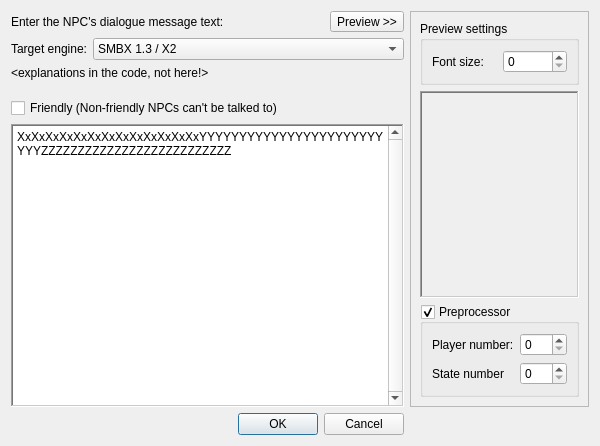
<?xml version="1.0" encoding="UTF-8"?>
<ui version="4.0">
 <class>ItemMsgBox</class>
 <widget class="QDialog" name="ItemMsgBox">
  <property name="geometry">
   <rect>
    <x>0</x>
    <y>0</y>
    <width>600</width>
    <height>446</height>
   </rect>
  </property>
  <property name="sizePolicy">
   <sizepolicy hsizetype="MinimumExpanding" vsizetype="Minimum">
    <horstretch>0</horstretch>
    <verstretch>0</verstretch>
   </sizepolicy>
  </property>
  <property name="windowTitle">
   <string>Set message box</string>
  </property>
  <property name="windowIcon">
   <iconset resource="../../../_resources/toolbar/toolbar.qrc">
    <normaloff>:/toolbar/dock/coin.png</normaloff>:/toolbar/dock/coin.png</iconset>
  </property>
  <layout class="QGridLayout" name="dialogueLayout">
   <item row="4" column="0" colspan="2">
    <widget class="QCheckBox" name="checkFriendly">
     <property name="text">
      <string>Friendly (Non-friendly NPCs can't be talked to)</string>
     </property>
    </widget>
   </item>
   <item row="5" column="0" colspan="2">
    <widget class="QPlainTextEdit" name="msgTextBox">
     <property name="whatsThis">
      <string>This is a message, what will be displayed if player will do talk with this NPC or will be requested by the event.

Note: All quotes and new-line characters will be removed.</string>
     </property>
     <property name="frameShape">
      <enum>QFrame::WinPanel</enum>
     </property>
     <property name="frameShadow">
      <enum>QFrame::Sunken</enum>
     </property>
     <property name="lineWidth">
      <number>2</number>
     </property>
     <property name="verticalScrollBarPolicy">
      <enum>Qt::ScrollBarAlwaysOn</enum>
     </property>
     <property name="horizontalScrollBarPolicy">
      <enum>Qt::ScrollBarAlwaysOff</enum>
     </property>
     <property name="undoRedoEnabled">
      <bool>true</bool>
     </property>
     <property name="plainText">
      <string notr="true">XxXxXxXxXxXxXxXxXxXxXxXxXxYYYYYYYYYYYYYYYYYYYYYYYYYYZZZZZZZZZZZZZZZZZZZZZZZZZZ</string>
     </property>
    </widget>
   </item>
   <item row="0" column="2" rowspan="6">
    <widget class="QFrame" name="previewArea">
     <property name="sizePolicy">
      <sizepolicy hsizetype="Maximum" vsizetype="Minimum">
       <horstretch>0</horstretch>
       <verstretch>0</verstretch>
      </sizepolicy>
     </property>
     <property name="minimumSize">
      <size>
       <width>0</width>
       <height>32</height>
      </size>
     </property>
     <property name="frameShape">
      <enum>QFrame::StyledPanel</enum>
     </property>
     <property name="frameShadow">
      <enum>QFrame::Raised</enum>
     </property>
     <layout class="QGridLayout" name="gridLayout_2">
      <item row="1" column="0">
       <widget class="QFrame" name="previewFrameBox">
        <property name="frameShape">
         <enum>QFrame::WinPanel</enum>
        </property>
        <property name="frameShadow">
         <enum>QFrame::Sunken</enum>
        </property>
        <property name="lineWidth">
         <number>3</number>
        </property>
        <layout class="QVBoxLayout" name="verticalLayout">
         <property name="spacing">
          <number>0</number>
         </property>
         <property name="leftMargin">
          <number>0</number>
         </property>
         <property name="topMargin">
          <number>0</number>
         </property>
         <property name="rightMargin">
          <number>0</number>
         </property>
         <property name="bottomMargin">
          <number>0</number>
         </property>
         <item>
          <widget class="MsgBoxPreview" name="previewBox" native="true">
           <property name="sizePolicy">
            <sizepolicy hsizetype="MinimumExpanding" vsizetype="MinimumExpanding">
             <horstretch>0</horstretch>
             <verstretch>0</verstretch>
            </sizepolicy>
           </property>
           <property name="minimumSize">
            <size>
             <width>0</width>
             <height>144</height>
            </size>
           </property>
          </widget>
         </item>
        </layout>
       </widget>
      </item>
      <item row="0" column="0">
       <widget class="QGroupBox" name="groupBox">
        <property name="minimumSize">
         <size>
          <width>0</width>
          <height>63</height>
         </size>
        </property>
        <property name="title">
         <string>Preview settings</string>
        </property>
        <layout class="QGridLayout" name="gridLayout_3" columnstretch="0,0">
         <item row="0" column="0">
          <widget class="QLabel" name="label_2">
           <property name="text">
            <string>Font size:</string>
           </property>
          </widget>
         </item>
         <item row="0" column="1">
          <widget class="QSpinBox" name="previewFont">
           <property name="sizePolicy">
            <sizepolicy hsizetype="Minimum" vsizetype="Fixed">
             <horstretch>0</horstretch>
             <verstretch>0</verstretch>
            </sizepolicy>
           </property>
           <property name="toolTip">
            <string>Defines the size of the font in this preview.

This field does NOT affects the result shown in the game itself,
it's only used for the preview convenience in this dialogue.</string>
           </property>
           <property name="maximum">
            <number>10000</number>
           </property>
          </widget>
         </item>
        </layout>
       </widget>
      </item>
      <item row="2" column="0">
       <widget class="QGroupBox" name="previewMacrosGroup">
        <property name="toolTip">
         <string>Preprocessor is the sepecial feature of TheXTech engine since the version 1.3.6.1 which allows
you to make the message box being different depending on various factors, for example,
depending on which playable character is used.</string>
        </property>
        <property name="title">
         <string>Preprocessor</string>
        </property>
        <property name="checkable">
         <bool>true</bool>
        </property>
        <layout class="QGridLayout" name="gridLayout_4">
         <item row="0" column="1">
          <widget class="QSpinBox" name="previewMacroPlayer">
           <property name="maximum">
            <number>255</number>
           </property>
          </widget>
         </item>
         <item row="0" column="0">
          <widget class="QLabel" name="previewMacroPlayerLabel">
           <property name="text">
            <string>Player number:</string>
           </property>
          </widget>
         </item>
         <item row="1" column="0">
          <widget class="QLabel" name="previewMacroStateLabel">
           <property name="text">
            <string>State number</string>
           </property>
          </widget>
         </item>
         <item row="1" column="1">
          <widget class="QSpinBox" name="previewMacroState">
           <property name="maximum">
            <number>255</number>
           </property>
          </widget>
         </item>
        </layout>
       </widget>
      </item>
     </layout>
    </widget>
   </item>
   <item row="0" column="1">
    <widget class="QToolButton" name="previewShow">
     <property name="toolTip">
      <string>Show/Hide the message box preview area</string>
     </property>
     <property name="text">
      <string>Preview &gt;&gt;</string>
     </property>
     <property name="checkable">
      <bool>true</bool>
     </property>
    </widget>
   </item>
   <item row="6" column="0" colspan="2">
    <widget class="QDialogButtonBox" name="buttonBox">
     <property name="orientation">
      <enum>Qt::Horizontal</enum>
     </property>
     <property name="standardButtons">
      <set>QDialogButtonBox::Cancel|QDialogButtonBox::Ok</set>
     </property>
    </widget>
   </item>
   <item row="0" column="0">
    <widget class="QLabel" name="NotesLabel">
     <property name="whatsThis">
      <string>&lt;html&gt;&lt;head/&gt;&lt;body&gt;&lt;p&gt;This is a message, what will be displayed if player will do talk with this NPC.&lt;/p&gt;&lt;p&gt;&lt;span style=&quot; font-weight:600;&quot;&gt;Note:&lt;/span&gt; All quotes and new-line characters will be removed.&lt;/p&gt;&lt;/body&gt;&lt;/html&gt;</string>
     </property>
     <property name="text">
      <string>Enter the NPC's dialogue message text:</string>
     </property>
     <property name="textFormat">
      <enum>Qt::PlainText</enum>
     </property>
    </widget>
   </item>
   <item row="1" column="0" colspan="2">
    <widget class="QFrame" name="frame">
     <property name="minimumSize">
      <size>
       <width>0</width>
       <height>37</height>
      </size>
     </property>
     <property name="frameShape">
      <enum>QFrame::NoFrame</enum>
     </property>
     <property name="frameShadow">
      <enum>QFrame::Raised</enum>
     </property>
     <layout class="QGridLayout" name="gridLayout">
      <property name="leftMargin">
       <number>0</number>
      </property>
      <property name="topMargin">
       <number>0</number>
      </property>
      <property name="rightMargin">
       <number>0</number>
      </property>
      <property name="bottomMargin">
       <number>0</number>
      </property>
      <item row="0" column="0">
       <widget class="QLabel" name="label">
        <property name="sizePolicy">
         <sizepolicy hsizetype="Maximum" vsizetype="Preferred">
          <horstretch>0</horstretch>
          <verstretch>0</verstretch>
         </sizepolicy>
        </property>
        <property name="text">
         <string>Target engine:</string>
        </property>
       </widget>
      </item>
      <item row="0" column="1">
       <widget class="QComboBox" name="previewEngine">
        <property name="sizePolicy">
         <sizepolicy hsizetype="Minimum" vsizetype="Fixed">
          <horstretch>0</horstretch>
          <verstretch>0</verstretch>
         </sizepolicy>
        </property>
        <property name="toolTip">
         <string>This field allows you to preview the message box like it shown in different engines
that has different behaviour of the message box displaying:

- The SMBX 1.3 / X2 doesn't support line break characters at all. Characters of line break
gets printed as spaces. Additionally, SMBX 1.3 does NOT support non-ASCII characters
that gets printed as spaces. Too long words never gets broken and they gets printed
out of the dialogue box area.

- The Moondust / TheXTech has a full support for line breaks as well as unicode
characters. Too long words gets broken and they will never go out of the dialogue
box area.</string>
        </property>
        <item>
         <property name="text">
          <string notr="true">SMBX 1.3 / X2</string>
         </property>
        </item>
        <item>
         <property name="text">
          <string notr="true">Moondust / TheXTech</string>
         </property>
        </item>
       </widget>
      </item>
      <item row="1" column="0" colspan="2">
       <widget class="QLabel" name="engineDesc">
        <property name="text">
         <string notr="true">&amp;lt;explanations in the code, not here!&amp;gt;</string>
        </property>
        <property name="textFormat">
         <enum>Qt::RichText</enum>
        </property>
        <property name="wordWrap">
         <bool>true</bool>
        </property>
       </widget>
      </item>
     </layout>
    </widget>
   </item>
  </layout>
 </widget>
 <customwidgets>
  <customwidget>
   <class>MsgBoxPreview</class>
   <extends>QWidget</extends>
   <header>msg_box_preview/msg_box_preview.h</header>
   <container>1</container>
  </customwidget>
 </customwidgets>
 <resources>
  <include location="../../../_resources/toolbar/toolbar.qrc"/>
 </resources>
 <connections>
  <connection>
   <sender>buttonBox</sender>
   <signal>accepted()</signal>
   <receiver>ItemMsgBox</receiver>
   <slot>accept()</slot>
   <hints>
    <hint type="sourcelabel">
     <x>266</x>
     <y>350</y>
    </hint>
    <hint type="destinationlabel">
     <x>157</x>
     <y>274</y>
    </hint>
   </hints>
  </connection>
  <connection>
   <sender>buttonBox</sender>
   <signal>rejected()</signal>
   <receiver>ItemMsgBox</receiver>
   <slot>reject()</slot>
   <hints>
    <hint type="sourcelabel">
     <x>334</x>
     <y>350</y>
    </hint>
    <hint type="destinationlabel">
     <x>286</x>
     <y>274</y>
    </hint>
   </hints>
  </connection>
 </connections>
</ui>
